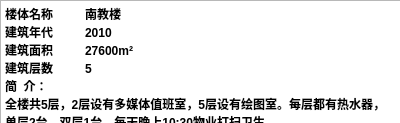
<?xml version="1.0" encoding="UTF-8"?>
<ui version="4.0">
 <class>Nanjiao</class>
 <widget class="QDialog" name="Nanjiao">
  <property name="geometry">
   <rect>
    <x>0</x>
    <y>0</y>
    <width>400</width>
    <height>123</height>
   </rect>
  </property>
  <property name="windowTitle">
   <string>南教楼详情信息</string>
  </property>
  <widget class="QTextBrowser" name="textBrowser">
   <property name="geometry">
    <rect>
     <x>0</x>
     <y>0</y>
     <width>401</width>
     <height>211</height>
    </rect>
   </property>
   <property name="html">
    <string>&lt;!DOCTYPE HTML PUBLIC &quot;-//W3C//DTD HTML 4.0//EN&quot; &quot;http://www.w3.org/TR/REC-html40/strict.dtd&quot;&gt;
&lt;html&gt;&lt;head&gt;&lt;meta name=&quot;qrichtext&quot; content=&quot;1&quot; /&gt;&lt;style type=&quot;text/css&quot;&gt;
p, li { white-space: pre-wrap; }
&lt;/style&gt;&lt;/head&gt;&lt;body style=&quot; font-family:'SimSun'; font-size:9pt; font-weight:400; font-style:normal;&quot;&gt;
&lt;p style=&quot; margin-top:0px; margin-bottom:0px; margin-left:0px; margin-right:0px; -qt-block-indent:0; text-indent:0px;&quot;&gt;&lt;span style=&quot; font-weight:600; color:#000000;&quot;&gt;楼体名称	南教楼	&lt;/span&gt;&lt;/p&gt;
&lt;p style=&quot; margin-top:0px; margin-bottom:0px; margin-left:0px; margin-right:0px; -qt-block-indent:0; text-indent:0px;&quot;&gt;&lt;span style=&quot; font-weight:600; color:#000000;&quot;&gt;建筑年代	2010&lt;/span&gt;&lt;/p&gt;
&lt;p style=&quot; margin-top:0px; margin-bottom:0px; margin-left:0px; margin-right:0px; -qt-block-indent:0; text-indent:0px;&quot;&gt;&lt;span style=&quot; font-weight:600; color:#000000;&quot;&gt;建筑面积	27600m²	&lt;/span&gt;&lt;/p&gt;
&lt;p style=&quot; margin-top:0px; margin-bottom:0px; margin-left:0px; margin-right:0px; -qt-block-indent:0; text-indent:0px;&quot;&gt;&lt;span style=&quot; font-weight:600; color:#000000;&quot;&gt;建筑层数	5&lt;/span&gt;&lt;/p&gt;
&lt;p style=&quot; margin-top:0px; margin-bottom:0px; margin-left:0px; margin-right:0px; -qt-block-indent:0; text-indent:0px;&quot;&gt;&lt;span style=&quot; font-weight:600; color:#000000;&quot;&gt;简  介：	&lt;/span&gt;&lt;/p&gt;
&lt;p style=&quot; margin-top:0px; margin-bottom:0px; margin-left:0px; margin-right:0px; -qt-block-indent:0; text-indent:0px;&quot;&gt;&lt;span style=&quot; font-weight:600; color:#000000;&quot;&gt;全楼共5层，2层设有多媒体值班室，5层设有绘图室。每层都有热水器，单层2台，双层1台。每天晚上10:30物业打扫卫生。&lt;/span&gt;&lt;/p&gt;&lt;/body&gt;&lt;/html&gt;</string>
   </property>
  </widget>
  <widget class="QTextBrowser" name="textBrowser_2">
   <property name="geometry">
    <rect>
     <x>0</x>
     <y>0</y>
     <width>401</width>
     <height>211</height>
    </rect>
   </property>
   <property name="html">
    <string>&lt;!DOCTYPE HTML PUBLIC &quot;-//W3C//DTD HTML 4.0//EN&quot; &quot;http://www.w3.org/TR/REC-html40/strict.dtd&quot;&gt;
&lt;html&gt;&lt;head&gt;&lt;meta name=&quot;qrichtext&quot; content=&quot;1&quot; /&gt;&lt;style type=&quot;text/css&quot;&gt;
p, li { white-space: pre-wrap; }
&lt;/style&gt;&lt;/head&gt;&lt;body style=&quot; font-family:'SimSun'; font-size:9pt; font-weight:400; font-style:normal;&quot;&gt;
&lt;p style=&quot; margin-top:0px; margin-bottom:0px; margin-left:0px; margin-right:0px; -qt-block-indent:0; text-indent:0px;&quot;&gt;&lt;span style=&quot; font-weight:600; color:#000000;&quot;&gt;楼体名称	南教楼	&lt;/span&gt;&lt;/p&gt;
&lt;p style=&quot; margin-top:0px; margin-bottom:0px; margin-left:0px; margin-right:0px; -qt-block-indent:0; text-indent:0px;&quot;&gt;&lt;span style=&quot; font-weight:600; color:#000000;&quot;&gt;建筑年代	2010&lt;/span&gt;&lt;/p&gt;
&lt;p style=&quot; margin-top:0px; margin-bottom:0px; margin-left:0px; margin-right:0px; -qt-block-indent:0; text-indent:0px;&quot;&gt;&lt;span style=&quot; font-weight:600; color:#000000;&quot;&gt;建筑面积	27600m²	&lt;/span&gt;&lt;/p&gt;
&lt;p style=&quot; margin-top:0px; margin-bottom:0px; margin-left:0px; margin-right:0px; -qt-block-indent:0; text-indent:0px;&quot;&gt;&lt;span style=&quot; font-weight:600; color:#000000;&quot;&gt;建筑层数	5&lt;/span&gt;&lt;/p&gt;
&lt;p style=&quot; margin-top:0px; margin-bottom:0px; margin-left:0px; margin-right:0px; -qt-block-indent:0; text-indent:0px;&quot;&gt;&lt;span style=&quot; font-weight:600; color:#000000;&quot;&gt;简  介：	&lt;/span&gt;&lt;/p&gt;
&lt;p style=&quot; margin-top:0px; margin-bottom:0px; margin-left:0px; margin-right:0px; -qt-block-indent:0; text-indent:0px;&quot;&gt;&lt;span style=&quot; font-weight:600; color:#000000;&quot;&gt;全楼共5层，2层设有多媒体值班室，5层设有绘图室。每层都有热水器，单层2台，双层1台。每天晚上10:30物业打扫卫生。&lt;/span&gt;&lt;/p&gt;&lt;/body&gt;&lt;/html&gt;</string>
   </property>
  </widget>
 </widget>
 <resources/>
 <connections/>
</ui>
